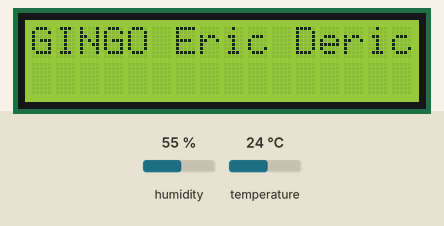
A sketch run on a simulated Arduino Uno, built with avr-gcc and run on an emulated ATmega328P. Parts: 16×2 character LCD. The test bench sets the inputs (shaded band); at power-on: temperature 24 °C, humidity 55 %. What the sketch prints to the serial monitor is not drawn.

Above: at 1.2 s.
1.3 s: temperature set to 12 °C
At 2.26 s:
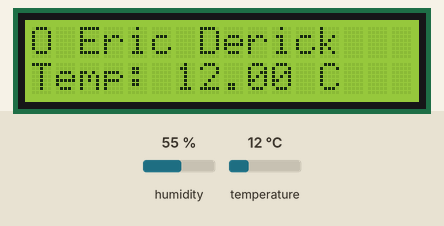
6.6 s: temperature set to 19 °C
At 10.35 s:
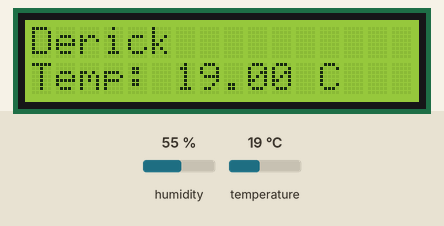
11.9 s: temperature set to 28 °C
At 14.56 s:
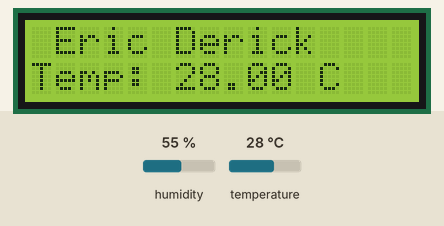

The sketch:

arduino_temp_lcd.ino
```cpp
#include <Wire.h>
#include <LiquidCrystal_I2C.h>
#include <DHT.h>

// --- Configuration ---
// Candidate Name (Change this if needed)
String candidateName = "BUGINGO Eric Derick";

// DHT Sensor Configuration
#define DHTPIN 2       // Digital pin connected to the DHT sensor 'S' pin
#define DHTTYPE DHT11  // DHT 11
DHT dht(DHTPIN, DHTTYPE);

// LCD Configuration (I2C address is usually 0x27 or 0x3F)
LiquidCrystal_I2C lcd(0x27, 16, 2);

// Scrolling Variables
int scrollCursor = 0;
unsigned long lastScrollTime = 0;
const int scrollDelay = 300; // ms between scrolls
String paddedName;

unsigned long lastReadTime = 0;
const int readInterval = 2000; // Read sensor every 2 seconds
float currentTemp = 0.0;

void setup() {
  // Initialize Serial for PC Communication
  Serial.begin(9600);

  // Initialize Sensor
  dht.begin();

  // Initialize LCD
  lcd.init();
  lcd.backlight();

  // Pad the name with spaces for smooth scrolling if it's longer than 16 chars
  if (candidateName.length() > 16) {
    paddedName = candidateName + "                ";
  } else {
    paddedName = candidateName;
  }
}

void loop() {
  unsigned long currentMillis = millis();

  // 1. Read Temperature Data
  if (currentMillis - lastReadTime >= readInterval) {
    lastReadTime = currentMillis;

    // Read temperature as Celsius
    float temp = dht.readTemperature();

    // Check if any reads failed and exit early (to try again).
    if (!isnan(temp)) {
      currentTemp = temp;

      // Send data to PC via Serial Communication
      // Format: TEMP:25.50
      Serial.print("TEMP:");
      Serial.println(currentTemp);

      // Update the second row of the LCD
      lcd.setCursor(0, 1);
      lcd.print("Temp: ");
      lcd.print(currentTemp);
      lcd.print(" C    "); // Spaces to clear old characters
    } else {
      Serial.println("ERROR: Failed to read from DHT sensor!");
    }
  }

  // 2. Handle Scrolling Name on First Row
  if (candidateName.length() > 16) {
    if (currentMillis - lastScrollTime >= scrollDelay) {
      lastScrollTime = currentMillis;

      lcd.setCursor(0, 0);
      lcd.print(paddedName.substring(scrollCursor, scrollCursor + 16));

      scrollCursor++;
      if (scrollCursor > candidateName.length()) {
        scrollCursor = 0;
      }
    }
  } else {
    // If name is <= 16 chars, just print it once (or repeatedly without scrolling)
    lcd.setCursor(0, 0);
    lcd.print(candidateName);
  }
}
```
